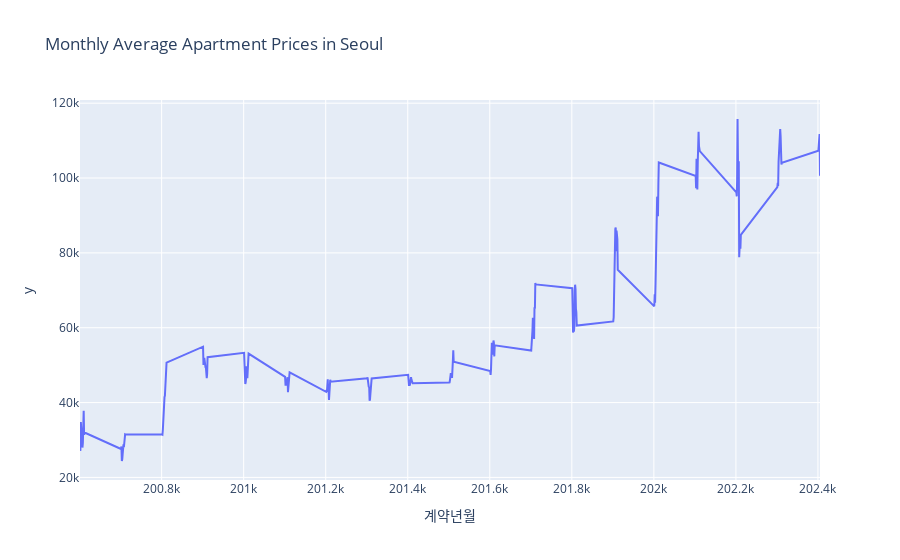

Notebook cell for this chart:
### Code cell
import plotly.express as px
fig = px.line(
    monthly_prices,
    x=monthly_prices.index,
    y=monthly_prices.values,
    title="Monthly Average Apartment Prices in Seoul"
)
fig.show()

### Figure 1 — Plotly figure (JSON) as saved in the notebook; plotly's stock layout.template omitted (floating-point values rounded to 4 significant figures; data arrays with more than 128 entries replaced by an {"elided": "..."} marker saying what was removed)
{"data": [{"hovertemplate": "계약년월=%{x}<br>y=%{y}<extra></extra>", "legendgroup": "", "line": {"color": "#636efa", "dash": "solid"}, "marker": {"symbol": "circle"}, "mode": "lines", "name": "", "orientation": "v", "showlegend": false, "type": "scatter", "x": {"elided": "221 int values"}, "xaxis": "x", "y": {"elided": "221 float values"}, "yaxis": "y"}], "layout": {"legend": {"tracegroupgap": 0}, "title": {"text": "Monthly Average Apartment Prices in Seoul"}, "xaxis": {"anchor": "y", "domain": [0, 1], "title": {"text": "계약년월"}}, "yaxis": {"anchor": "x", "domain": [0, 1], "title": {"text": "y"}}}}
